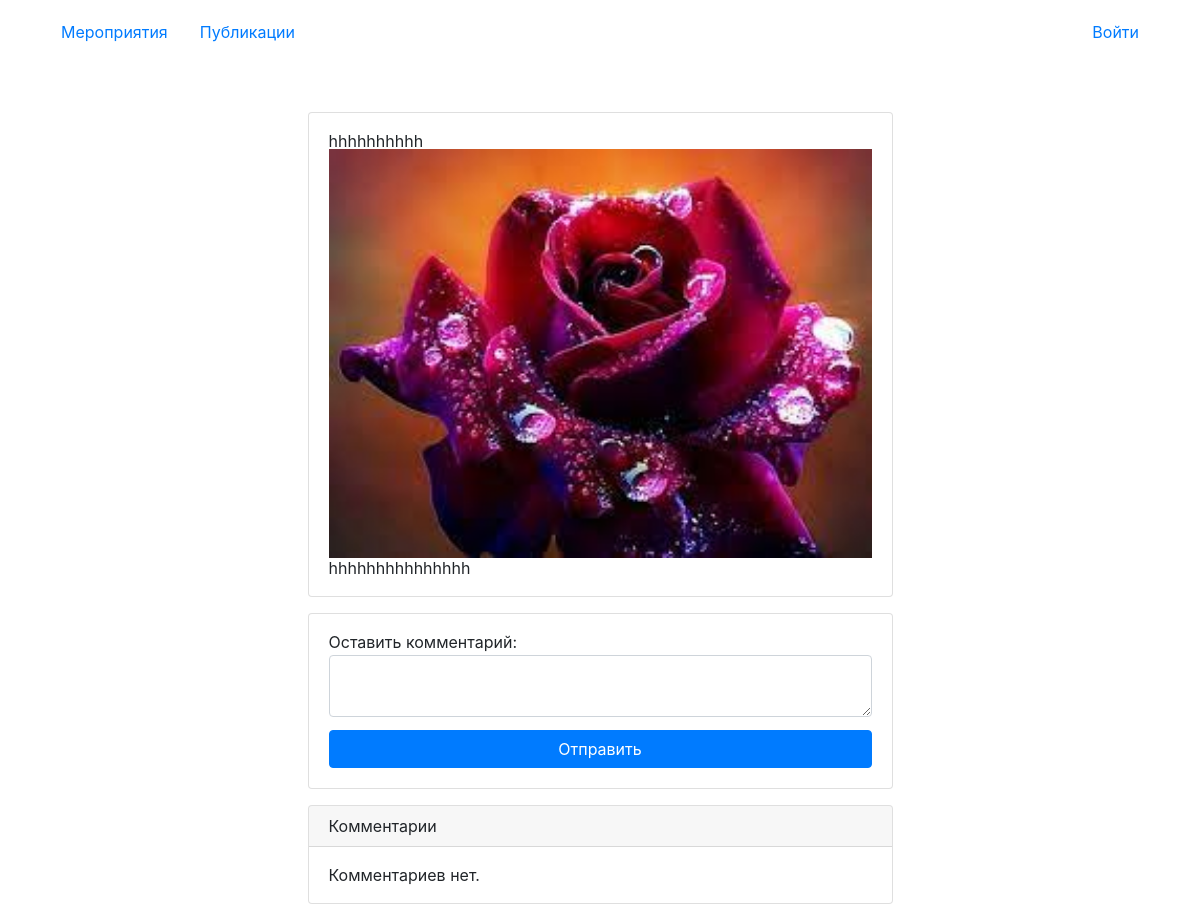
The app's page /post/2/ with its own data.
### main/models.py (models this page shows, shortened)
class Post(models.Model):
    title = models.CharField(max_length=255, null=True, blank=True)
    description = models.TextField(null=True, blank=True)
    image = models.ImageField(upload_to='images', null=True, blank=True)
    user = models.ForeignKey('CustomUser', blank=True, null=True, on_delete=models.CASCADE)
    time_submit = models.DateTimeField(null=True, blank=True, default=timezone.now)

### main/views.py (the view)
# urls.py: path("post/<int:pk>/", PostDetailView.as_view(), name="detail_post"),
class PostDetailView(DetailView):
    model = Post
    form_class = CreatePostForm
    template_name = 'post_detail.html'
    def get_context_data(self, **kwargs):
        context = super().get_context_data(**kwargs)
        context["feedback_list"] = Feedback.objects.select_related('post').filter(post_id=context['post'].id).order_by('-time_submit')
        context["feedback_form"] = CommentForm()
        if self.request.GET.get('mode'):
            if self.request.GET.get('mode') == 'edit':
                context["edit"] = True
                inc = Post.objects.get(id=self.kwargs.get('pk'))
                context["form"] = CreatePostForm(instance=inc)
                context["img"] = inc.image
        return context

### main/forms.py
class CommentForm(forms.ModelForm):
    feedback = forms.CharField(
        error_messages={'required': 'Пустой комментарий отправить нельзя!'},
        widget=forms.Textarea(attrs={"class": "form-control", "rows": 2}),
        label='Оставить комментарий'
    )
    class Meta:
        model = Feedback
        fields = ['feedback']

### main/templates/post_detail.html (shortened to what this page needs)
{% extends 'base.html' %}
{% load static %}
{% block content %}
{% if edit %}
<a href="{% url 'detail_post' post.id %}" class="btn btn-primary mb-3">⬅️Назад</a>
<div class="card">
    <div class="card-body">
        <form action="{% url 'edit_post' %}" method="post" class="d-flex flex-column">
            {% csrf_token %}
            <input type="hidden" readonly name="post" value="{{post.id}}">
            {{form}}
            <input type="submit" class="btn btn-success mt-2" value="Изменить">
        </form>
        <div class="actual_photo mt-3 mb-2">Актуальное фото</div>
        <img src="/{{img}}" alt="photo">
    </div>
</div>
{% else %}
<div class="card">
    <div class="card-body">
        <div class="">{{ post.title }}</div>
        <div class="">
            <img src="/{{ post.image }}" alt="photo">
        </div>
        <div class="">{{ post.description }}</div>
    </div>
</div>
<div class="card mt-3">
    <div class="card-body">
        <form action="{% url 'create_feedback' %}" method="post" class="create__form d-flex flex-column w-full" enctype="multipart/form-data">
            {{ feedback_form }}
            <button type="submit" class="btn btn-primary mt-2">Отправить</button>
        </form>
    </div>
</div>
<div class="card mt-3">
    <div class="card-header">
        Комментарии
    </div>
    <div class="card-body">
        <ul class="list-group">
            {% for object in feedback_list %}
            <li class="row d-flex flex-column w-full">
                <div class="col-12 mb-4">{{ object.feedback }}</div>
                <div class="col-12 d-flex justify-content-between">
                    <div class="col-9 d-flex flex-column">
                        <p class="mb-2 text-end text-muted fs-6">{{ object.user }}</p>
                        <span class="text-end text-muted fs-6">{{ object.time_submit }}</span>
                    </div>
                    {% if user.is_staff %}
                    <div class="col-2">
                        <a class="btn btn-danger ms-auto" aria-current="page" href="{% url 'delete_feedback' object.id %}">
                            <svg xmlns="http://www.w3.org/2000/svg" width="16" height="16" fill="currentColor" class="bi bi-trash3" viewBox="0 0 16 16">
                                <path d="M6.5 1h3a.5.5 0 0 1 .5.5v1H6v-1a.5.5 0 0 1 .5-.5M11 2.5v-1A1.5 1.5 0 0 0 9.5 0h-3A1.5 1.5 0 0 0 5 1.5v1H1.5a.5.5 0 0 0 0 1h.538l.853 10.66A2 2 0 0 0 4.885 16h6.23a2 2 0 0 0 1.994-1.84l.853-10.66h.538a.5.5 0 0 0 0-1zm1.958 1-.846 10.58a1 1 0 0 1-.997.92h-6.23a1 1 0 0 1-.997-.92L3.042 3.5zm-7.487 1a.5.5 0 0 1 .528.47l.5 8.5a.5.5 0 0 1-.998.06L5 5.03a.5.5 0 0 1 .47-.53Zm5.058 0a.5.5 0 0 1 .47.53l-.5 8.5a.5.5 0 1 1-.998-.06l.5-8.5a.5.5 0 0 1 .528-.47M8 4.5a.5.5 0 0 1 .5.5v8.5a.5.5 0 0 1-1 0V5a.5.5 0 0 1 .5-.5"/>
                            </svg>
                        </a>
                    </div>
                    {% endif %}
                </div>
            </li>
            <hr/>
            {% empty %}
            <li>Комментариев нет.</li>
            {% endfor %}
        </ul>
    </div>
</div>
{% endif %}
{% endblock %}

### main/static/css/null.css (style rules this page uses)
html, body, div, span, object, iframe, h1, h2, h3, h4, h5, h6, p, blockquote, pre, abbr, address, cite, code, del, dfn, em, img, ins, kbd, q, samp, small, strong, sub, sup, var, b, i, dl, dt, dd, ol, ul, li, fieldset, form, label, legend, table, caption, tbody, tfoot, thead, tr, th, td, article, aside, canvas, details, figcaption, figure, footer, header, hgroup, menu, nav, section, summary, time, mark, audio, video { margin:0; padding:0; border:0; outline:0; font-size:100%; vertical-align:baseline; background:transparent; }
body { line-height:1; }
ul, ol, li { list-style: none; }
img { height: 100%; width: 100%; }

### main/static/css/style.css (style rules this page uses)
label { margin-bottom: 5px; }
.create__form { gap: 5px; }

### records on screen
Post: title "hhhhhhhhhh", image (picture), description "hhhhhhhhhhhhhhh"
